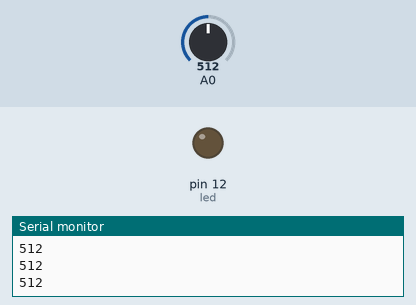
Recording of a sketch running on a simulated Arduino Uno, built with avr-gcc and run on an emulated ATmega328P. On the bench: output pins drawn as LEDs (lit = HIGH), the last lines printed to the serial monitor. The inputs (shaded band) are chosen by the test bench; at power-on: A0 = 512.

Above: at 1.2 s.
1.3 s: A0 set to 484
At 2.7 s:
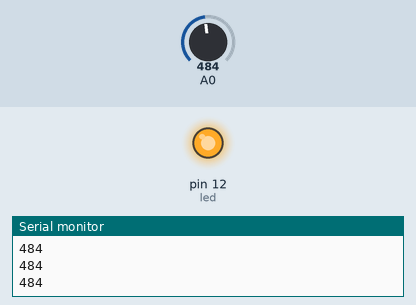
3.1 s: A0 set to 510
At 4.2 s:
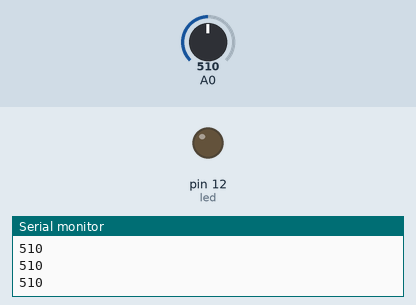
4.9 s: A0 set to 490
At 5.6 s:
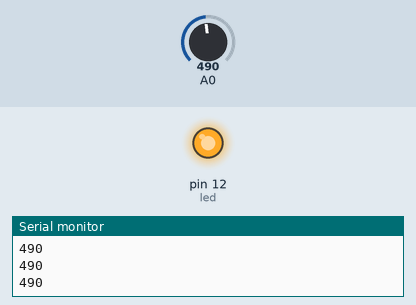
Timing chart, 0 to 7.9 s (numbered marks = the images above; inputs shaded):
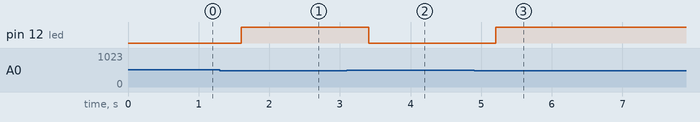

Measured:
- the behaviour switches between 501 and 500 on A0 (found by bisection; images 0 and 1)
- after the input at 1.3 s, pin 12 (led): LOW → HIGH after 0.30 s
- after the input at 3.1 s, pin 12 (led): HIGH → LOW after 0.31 s
- after the input at 4.9 s, pin 12 (led): LOW → HIGH after 0.31 s

The sketch:

autonomous_plant.ino
```cpp
int led =12;
void setup()
{
  pinMode(led,OUTPUT);
  Serial.begin(9600);
}
void loop()
{
 int sensorValue= analogRead(A0);
 Serial.println(sensorValue);
 delay(200);
 if(sensorValue <=500)
  digitalWrite(led,HIGH);
 else
  digitalWrite(led,LOW);


}
```
